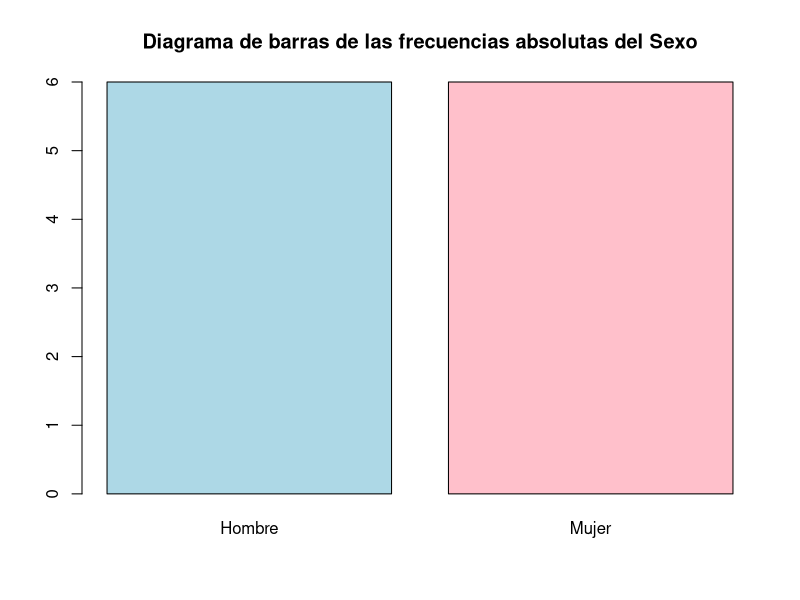
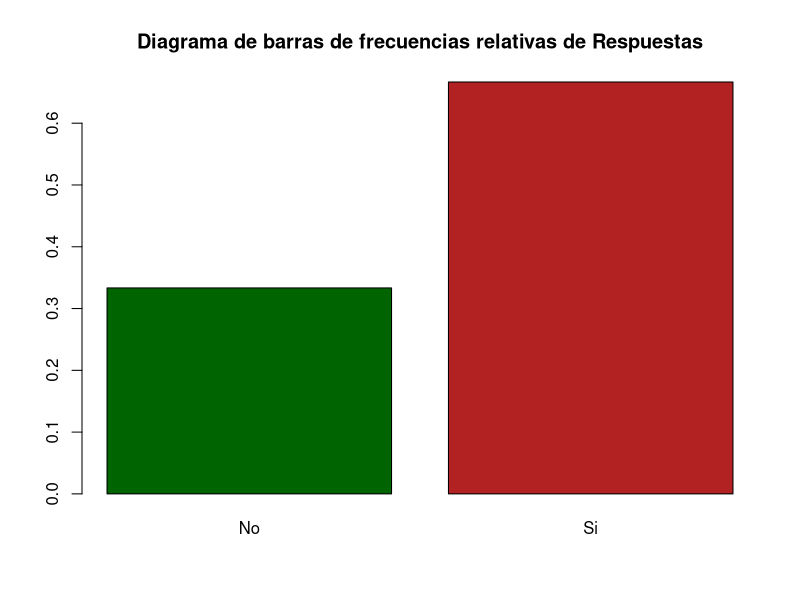
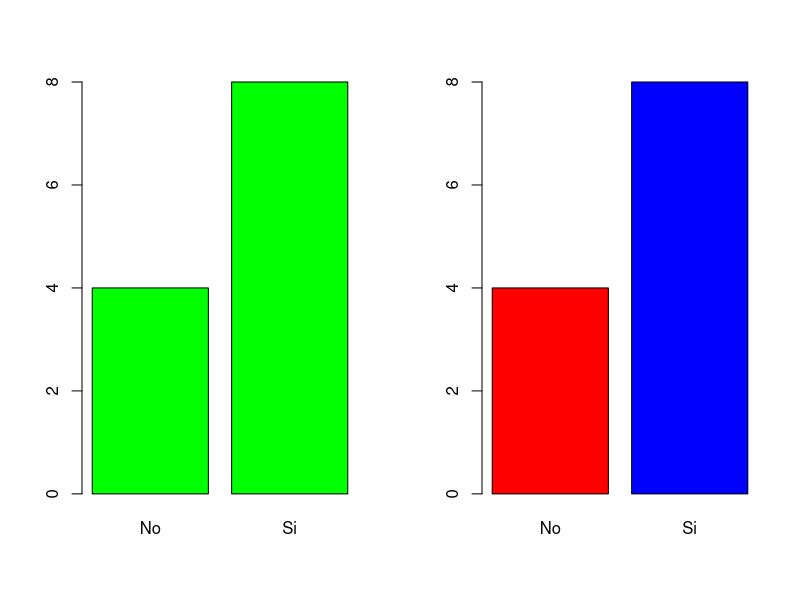
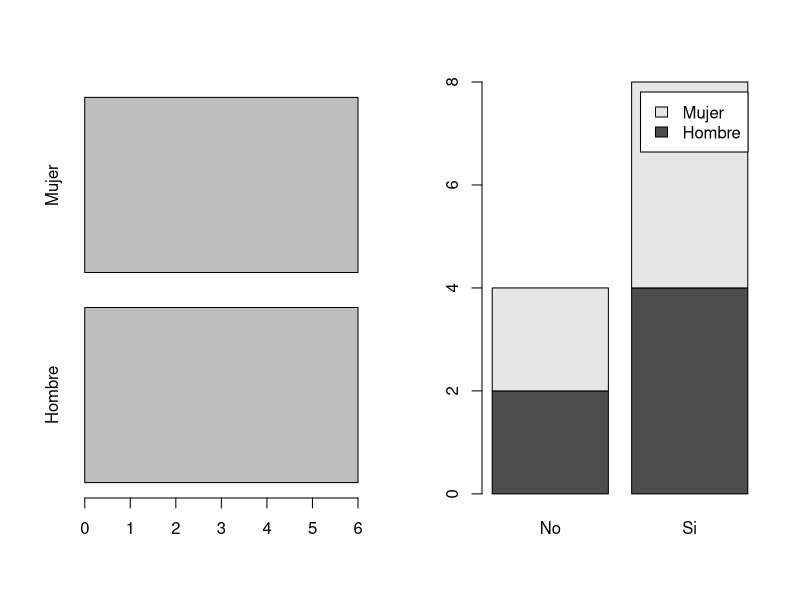
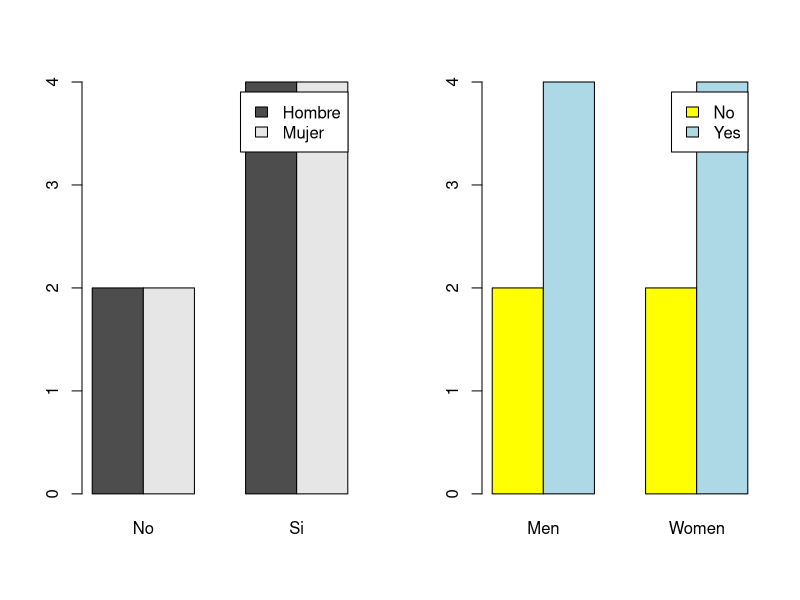

R code for these plots, in order:
## ---- chunk 1
knitr::opts_chunk$set(echo = TRUE)
## ---- chunk 2
Sexo = factor(sample(c('Hombre','Mujer'), size = 12, replace = TRUE))
Respuestas = factor(sample(c("Si","No"), size = 12, replace = TRUE))

summary(Sexo)
barplot(table(Sexo), col = c("lightblue","pink"), 
main = "Diagrama de barras de las frecuencias absolutas del Sexo")

summary(Respuestas)
barplot(prop.table(table(Respuestas)), col = c("darkgreen","firebrick"),
main = "Diagrama de barras de frecuencias relativas de Respuestas")
## ---- chunk 3
par(mfrow = c(1,2))
barplot(table(Respuestas), col = c("green"))
barplot(table(Respuestas), col = c("red","blue"))
## ---- chunk 4
barplot(table(Sexo), horiz = TRUE)
## ---- chunk 5
barplot(table(Sexo,Respuestas), legend.text = TRUE)
barplot(table(Sexo,Respuestas), beside = TRUE ,legend.text = TRUE)
## ---- chunk 6
barplot(table(Respuestas,Sexo), beside = TRUE, names=c("Men","Women"),
        col = c("yellow","lightblue"), legend.text = c("No","Yes"))
